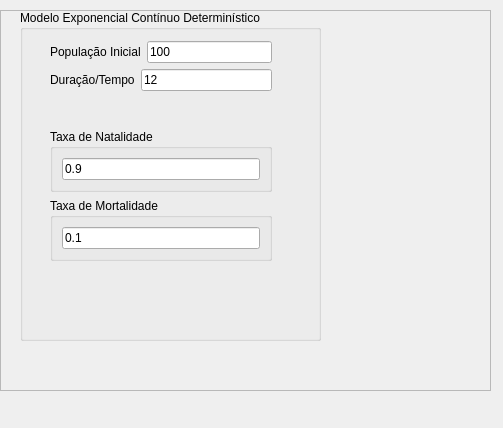
<?xml version="1.0" encoding="UTF-8"?>
<ui version="4.0">
 <class>Ui_WizardPageExponencial</class>
 <widget class="QWizardPage" name="Ui_WizardPageExponencial">
  <property name="geometry">
   <rect>
    <x>0</x>
    <y>0</y>
    <width>503</width>
    <height>428</height>
   </rect>
  </property>
  <property name="windowTitle">
   <string>WizardPage</string>
  </property>
  <widget class="QFrame" name="fmExpContDet">
   <property name="geometry">
    <rect>
     <x>0</x>
     <y>10</y>
     <width>491</width>
     <height>381</height>
    </rect>
   </property>
   <property name="toolTip">
    <string>Quantidade de indivíduos
 no começo da análise</string>
   </property>
   <property name="frameShape">
    <enum>QFrame::StyledPanel</enum>
   </property>
   <property name="frameShadow">
    <enum>QFrame::Raised</enum>
   </property>
   <widget class="QGroupBox" name="groupBox_3">
    <property name="geometry">
     <rect>
      <x>20</x>
      <y>0</y>
      <width>301</width>
      <height>331</height>
     </rect>
    </property>
    <property name="title">
     <string>Modelo Exponencial Contínuo Determinístico</string>
    </property>
    <widget class="QWidget" name="layoutWidget">
     <property name="geometry">
      <rect>
       <x>30</x>
       <y>31</y>
       <width>222</width>
       <height>220</height>
      </rect>
     </property>
     <layout class="QGridLayout" name="gridLayout">
      <item row="0" column="0">
       <layout class="QGridLayout" name="gridLayout_10">
        <item row="0" column="0">
         <widget class="QLabel" name="label_4">
          <property name="text">
           <string>População Inicial</string>
          </property>
         </widget>
        </item>
        <item row="0" column="1">
         <widget class="QLineEdit" name="lineEditPop">
          <property name="text">
           <string>100</string>
          </property>
         </widget>
        </item>
       </layout>
      </item>
      <item row="1" column="0">
       <layout class="QGridLayout" name="gridLayout_11">
        <item row="0" column="0">
         <widget class="QLabel" name="label_5">
          <property name="text">
           <string>Duração/Tempo</string>
          </property>
         </widget>
        </item>
        <item row="0" column="1">
         <widget class="QLineEdit" name="lineEditTempo">
          <property name="text">
           <string>12</string>
          </property>
         </widget>
        </item>
        <item row="1" column="1">
         <spacer name="verticalSpacer_4">
          <property name="orientation">
           <enum>Qt::Vertical</enum>
          </property>
          <property name="sizeHint" stdset="0">
           <size>
            <width>20</width>
            <height>40</height>
           </size>
          </property>
         </spacer>
        </item>
        <item row="1" column="0">
         <spacer name="verticalSpacer_5">
          <property name="orientation">
           <enum>Qt::Vertical</enum>
          </property>
          <property name="sizeHint" stdset="0">
           <size>
            <width>20</width>
            <height>40</height>
           </size>
          </property>
         </spacer>
        </item>
       </layout>
      </item>
      <item row="2" column="0">
       <layout class="QGridLayout" name="gridLayout_12">
        <item row="0" column="0">
         <widget class="QGroupBox" name="groupBox_5">
          <property name="title">
           <string>Taxa de Natalidade</string>
          </property>
          <layout class="QGridLayout" name="gridLayout_13">
           <item row="0" column="0">
            <widget class="QLineEdit" name="lineEditNat">
             <property name="text">
              <string>0.9</string>
             </property>
            </widget>
           </item>
          </layout>
         </widget>
        </item>
        <item row="1" column="0">
         <widget class="QGroupBox" name="groupBox_6">
          <property name="title">
           <string>Taxa de Mortalidade</string>
          </property>
          <layout class="QGridLayout" name="gridLayout_15">
           <item row="0" column="0">
            <widget class="QLineEdit" name="lineEditMort">
             <property name="text">
              <string>0.1</string>
             </property>
            </widget>
           </item>
          </layout>
         </widget>
        </item>
       </layout>
      </item>
     </layout>
    </widget>
   </widget>
  </widget>
 </widget>
 <resources/>
 <connections/>
</ui>
